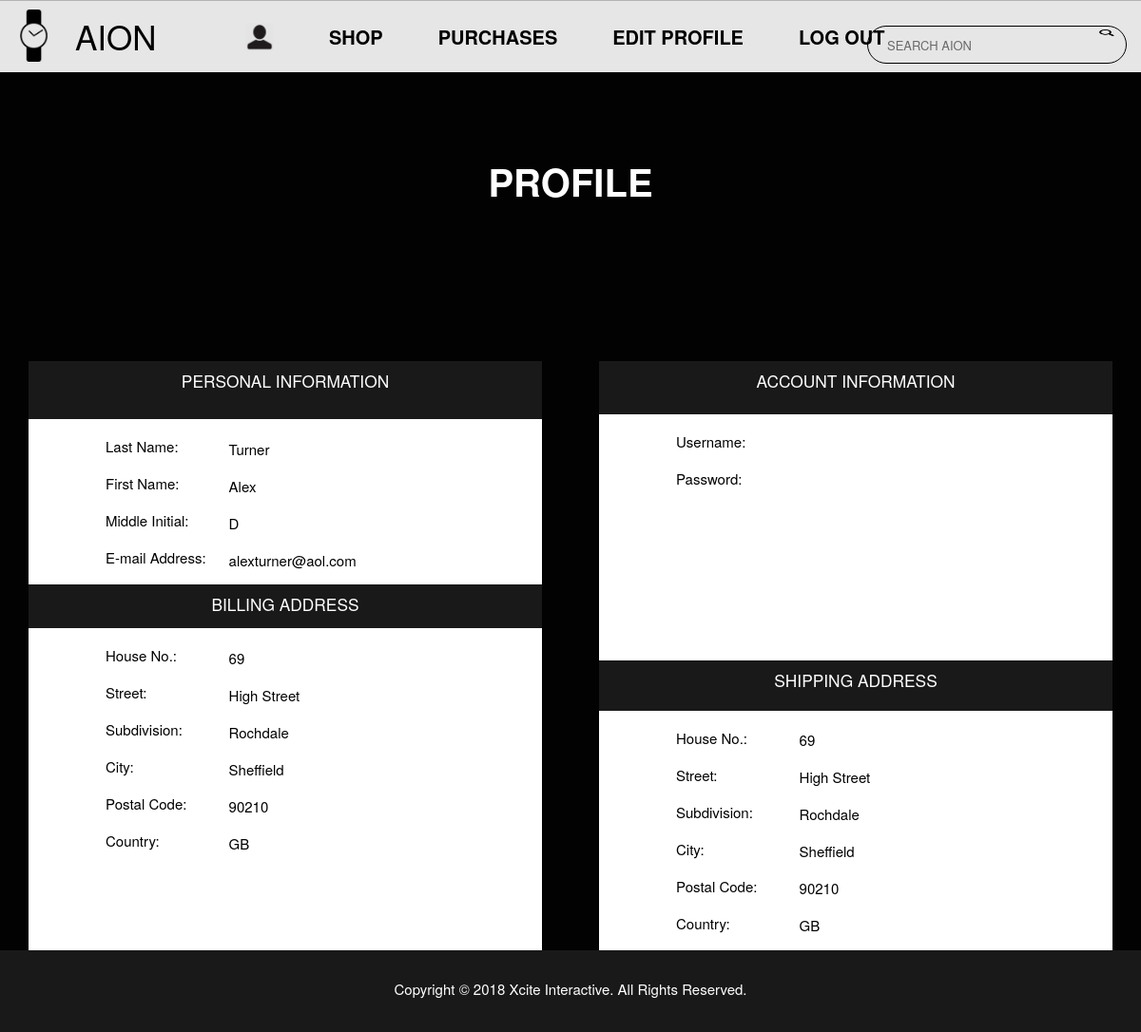
/aionApp/profilePage/ (signed in), run on the app's committed database.
### aionApp/models.py (models this page shows, shortened)
class user(models.Model):
    user_id = models.AutoField(primary_key=True)
    last_name = models.CharField(max_length=64)
    first_name = models.CharField(max_length=64)
    middle_initial = models.CharField(max_length=3)
    user_name = models.CharField(max_length=255)
    password = models.CharField(max_length=255)
    email = models.CharField(max_length=255)
    role_type = models.CharField(max_length=16, choices=role_choices, default='3')
    billing_add=models.ForeignKey(billing_addres, default=0)
    shipping_add=models.ForeignKey(shipping_addres, default=0)

class billing_addres(models.Model):
    house_number = models.IntegerField(default=0)
    street = models.CharField(max_length=255)
    subdivision = models.CharField(max_length=255)
    city = models.CharField(max_length=255)
    postal_code = models.CharField(max_length=255)
    country = CountryField()

class shipping_addres(models.Model):
    house_number = models.IntegerField(default=0)
    street = models.CharField(max_length=255)
    subdivision = models.CharField(max_length=255)
    city = models.CharField(max_length=255)
    postal_code = models.CharField(max_length=255)
    country = CountryField()

### aionApp/views.py (the view)
def profilePage(request):
    if request.session["user"] > 0:
        currentUser = get_object_or_404(user, user_id = request.session["user"])
        context = {
                'currentUser': currentUser,
            }
    return render(request, 'aionApp/profile.html', context)

### aionApp/templates/aionApp/profile.html (shortened to what this page needs)
<html>
    <head>
        {% load static %}
        <link rel="stylesheet" type="text/css" href="{% static 'aionApp/profile.css' %}">
    </head>
    <body>
        <div id="navbar">
            <p id="logo" style="position: absolute; left: -3%; bottom: -33%;">
                <a href="/aionApp/homePage/"><img src="{% static 'aionApp/Images/watch.png' %}" id="watch"></a>
                 AION
            </p>
            <form class="searchContainer" role="search" method="get" action="{% url 'aionApp:search' %}">
                <input type="text" id="searchBar" placeholder="SEARCH AION"
                class="form-control" name="q" value="{{ request.GET.q }}" pattern="[A-Za-z0-9-\s]+">
                <button type="submit" class="btn btn-default"><img class="searchIcon" src="{% static 'aionApp/Images/search.png' %}"></button>
            </form>
            <span style="position: absolute; left: 18%;">
                <a href="#"><img src="{% static 'aionApp/Images/profile.png' %}" id="profile"></a>
                <a href="/aionApp/shopPage/">SHOP</a>
                <a href="/aionApp/purchasePage/">PURCHASES</a>
                <a href="/aionApp/editProfilePage/">EDIT PROFILE</a>
                <a href="/aionApp/exitSession/">LOG OUT</a>
            </span>
        </div>
        <div id="registerContainer">
            <p id="bigMessage">PROFILE</p>
            <form class="addProductmodal-content animate"  action="{% url 'aionApp:signingUp' %}"method = "post">
                <div id="container1">
                    <div id="info">
                        <div id="personalinfo">
                            PERSONAL INFORMATION
                        </div>
                        <br>
                        <span class="fontUP">Last Name:</span>
                        <div id="align">
                            <span  class="fontUP" name="last_name">{{currentUser.last_name}}</span>
                        </div>
                        <br> <br>
                        <span class="fontUP">First Name:</span>
                        <div id="align">
                            <span  class="fontUP" name="first_name">{{currentUser.first_name}}</span>
                        </div>
                        <br> <br>
                        <span class="fontUP">Middle Initial: </span>
                        <div id="align">
                            <span  class="fontUP" name="middle_initial">{{currentUser.middle_initial}}</span>
                        </div>
                        <br> <br>
                        <span class="fontUP">E-mail Address:</span>
                        <div id="align">
                            <span  class="fontUP" name="email">{{currentUser.email}}</span>
                        </div>
                        <br> <br>
                        <div id="billingaddress">
                            BILLING ADDRESS
                        </div>
                        <br>
                        <span class="fontUP">House No.:</span>
                        <div id="align">
                            <span  class="fontUP" name="bHouseNum">{{currentUser.billing_add.house_number}}</span>
                        </div>
                        <br> <br>
                        <span class="fontUP">Street:</span>
                        <div id="align">
                            <span  class="fontUP" name="bStreet">{{currentUser.billing_add.street}} </span>
                        </div>
                        <br> <br>
                        <span class="fontUP">Subdivision:</span>
                        <div id="align">
                            <span  class="fontUP" name="bSubdivision">{{currentUser.billing_add.subdivision}}</span>
                        </div>
                        <br> <br>
                        <span class="fontUP">City:</span>
                        <div id="align">
                            <span  class="fontUP" name="bCity">{{currentUser.billing_add.city}}</span>
                        </div>
                        <br> <br>
                        <span class="fontUP">Postal Code:</span>
                        <div id="align">
                            <span  class="fontUP" name="bPostal">{{currentUser.billing_add.postal_code}} </span>
                        </div>
                        <br> <br>
                        <span class="fontUP">Country:</span>
                        <div id="align">
                            <span  class="fontUP" name="bCountry">{{currentUser.billing_add.country}} </span>
                        </div>
                        <br> <br>
                    </div>
                </div>
                <div id="container2">
                    <div id="accountinfo">
                        ACCOUNT INFORMATION
                    </div>
                    <br>
                    <span class="fontUP">Username:</span>
                    <span  class="fontUP" name="username"> </span>
                    <br> <br>
                    <span class="fontUP">Password:</span>
                    <span  class="fontUP" name="password1"> </span>
                    <br> <br>
                    <span  class="fontUP" name="password2"> </span>
                    <br> <br>
                </div>
                <div id="container3">
                    <div id="shippingaddress">
                        SHIPPING ADDRESS
                    </div>
                    <br>
                    <span class="fontUP">House No.: </span>
                    <div id="align2">
                        <span  class="fontUP" name="sHouseNum">{{currentUser.shipping_add.house_number}}</span>
                    </div>
                    <br> <br>
                    <span class="fontUP">Street:</span>
                    <div id="align2">
                        <span  class="fontUP" name="sStreet">{{currentUser.shipping_add.street}} </span>
                    </div>
                    <br> <br>
                    <span class="fontUP">Subdivision:</span>
                    <div id="align2">
                        <span  class="fontUP" name="sSubdivision">{{currentUser.shipping_add.subdivision}}</span>
                    </div>
                    <br> <br>
                    <span class="fontUP">City:</span>
                    <div id="align2">
                        <span  class="fontUP" name="sCity"> {{currentUser.shipping_add.city}}</span>
                    </div>
                    <br> <br>
                    <span class="fontUP">Postal Code:</span>
                    <div id="align2">
                        <span  class="fontUP" name="sPostal"> {{currentUser.shipping_add.postal_code}}</span>
                    </div>
                    <br> <br>
                    <span class="fontUP">Country:</span>
                    <div id="align2">
                        <span  class="fontUP" name="sCountry"> {{currentUser.shipping_add.country}}</span>
                    </div>
                </div>
            </form>
        </div>
        <footer>Copyright © 2018 Xcite Interactive. All Rights Reserved.</footer>
    </body>
</html>

### aionApp/static/aionApp/profile.css (style rules this page uses)
html, body { max-width: 100%; overflow-x: hidden; margin: 0; padding: 0; }
#navbar { display: flex; justify-content: center; top: 0; left: 0; position: fixed; overflow: hidden; flex-direction: row; justify-content: space-between; align-items: center; width: 100%; height: 4.7em; border-top-style: ridge; border-top-color: #d3d3d3; border-top-width: thin; background-color: white; border-color: #c7c7c7; opacity: 0.9; }
#navbar a { float: left; display: block; color: black; text-align: center; padding: 14px 16px; text-decoration: none; font-size: 20px; font-family: "Helvetica Neue"; font-weight: bold; margin-left: 1.3em; cursor: pointer; }
.searchContainer { text-align: center; position: absolute; right: -25%; bottom: 60%; width: 35%; display: block; margin: 0 auto; }
#searchBar { position: absolute; top: 35%; right: 75%; margin: 0 auto; width: 65%; height: 40px; padding: 0 20px; font-size: 0.81rem; border: 1px solid black; border-radius: 25px; font-family: "Helvetica Neue"; outline: none; }
.searchIcon { position: absolute; top: 102%; right: 78%; width: 4%; height: 120%; }
#watch { position: relative; width: 55px; height: 55px; margin-left: 2px; }
#logo { font-size: 35px; font-family: "Helvetica Neue"; display: flex; justify-content: center; overflow: hidden; flex-direction: row; justify-content:space-between; align-items: center; position: absolute; top: -35%; }
#profile { width: 30px; height: 30px; }
footer { background-color: #1a1919; height: 7%; display: block; padding-top: 30px; position: relative; text-align: center; font-family: "Helvetica Neue"; font-size: 15px; position: relative; color: white; }
#registerContainer { background-color: #020202; width: 100%; height: 125%; max-height: 125%; margin: 0; padding: 0; background-size: 100% 100%; background-repeat: no-repeat; color: white; }
#bigMessage { position: relative; top: 19%; transform: translateY(-50%); text-align: center; font-family: "Helvetica Neue"; font-size: 40px; color: white; font-weight: bold; }
#container1 { background-color: white; width: 45%; height: 70%; position: absolute; left: 2.5%; top: 35%; }
#container2 { background-color: white; left: 52.5%; width: 45%; height: 63%; position: absolute; top: 35%; }
#container3 { background-color: white; left: 52.5%; width: 45%; height: 41%; position: absolute; top: 64%; }
.fontUP { font-family: "Helvetica Neue"; color: black; font-size: 15px; padding-left: 15%; }
#personalinfo { background-color: #1a1919; width: 100%; height: 7%; font-family: "Helvetica Neue"; font-size: 13pt; padding-top: 1.5%; color: white; text-align: center; }
#billingaddress { background-color: #1a1919; width: 100%; height: 5%; font-family: "Helvetica Neue"; font-size: 13pt; padding-top: 1.5%; color: white; text-align: center; }
#accountinfo { background-color: #1a1919; width: 100%; height: 7%; font-family: "Helvetica Neue"; font-size: 13pt; padding-top: 1.5%; color: white; text-align: center; }
#shippingaddress { background-color: #1a1919; width: 100%; height: 10%; font-family: "Helvetica Neue"; font-size: 13pt; padding-top: 1.5%; color: white; text-align: center; }
#align { width: 60%; height: 30%; position: absolute; left: 30%; margin-top: -3.5%; }
#align2 { width: 60%; height: 30%; position: absolute; left: 30%; margin-top: -3.5%; }

### data on the page
user: last_name "Turner", first_name "Alex", middle_initial "D", email "alexturner@aol.com", billing_add.house_number "69", billing_add.street "High Street", billing_add.subdivision "Rochdale", billing_add.city "Sheffield", billing_add.postal_code "90210", billing_add.country "GB", shipping_add.house_number "69", shipping_add.street "High Street", shipping_add.subdivision "Rochdale", shipping_add.city "Sheffield", shipping_add.postal_code "90210", shipping_add.country "GB"
